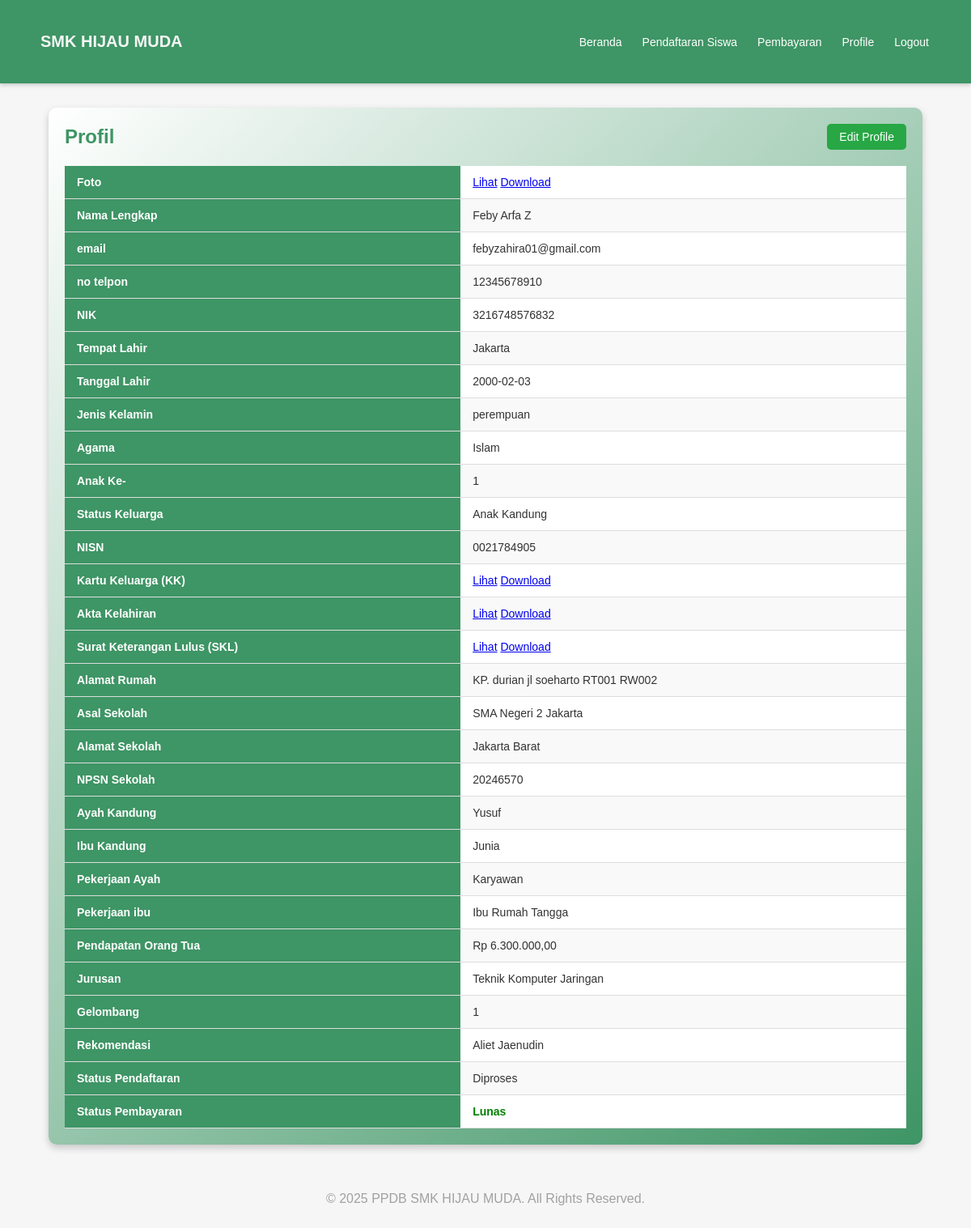
/profile_siswa.php (signed in), run on the app's committed database.
### tables this page shows
CREATE TABLE `pendaftar` (
  `user_id` int(11) NOT NULL,
  `gelombang` varchar(255) NOT NULL,
  `rekomendasi` varchar(255) NOT NULL,
  `nama` varchar(100) DEFAULT NULL,
  `tempat_lahir` varchar(100) DEFAULT NULL,
  `tanggal_lahir` date DEFAULT NULL,
  `jenis_kelamin` enum('laki-laki','perempuan') DEFAULT NULL,
  `alamat` text DEFAULT NULL,
  `agama` varchar(50) DEFAULT NULL,
  `anak_ke` int(11) DEFAULT NULL,
  `jumlah_saudara` int(11) DEFAULT NULL,
  `status_keluarga` varchar(50) DEFAULT NULL,
  `asal_sekolah` varchar(100) DEFAULT NULL,
  `npsn` varchar(20) DEFAULT NULL,
  `jurusan` varchar(50) DEFAULT NULL,
  `nisn` varchar(20) DEFAULT NULL,
  `keluhan` text DEFAULT NULL,
  `nama_ayah` varchar(100) DEFAULT NULL,
  `pekerjaan_ayah` varchar(100) DEFAULT NULL,
  `nama_ibu` varchar(100) DEFAULT NULL,
  `pekerjaan_ibu` varchar(100) DEFAULT NULL,
  `alamat_orang_tua` text DEFAULT NULL,
  `gaji_orang_tua` decimal(15,2) DEFAULT NULL,
  `status_pendaftaran` varchar(50) DEFAULT 'Diproses',
  `timestamp` timestamp NOT NULL DEFAULT current_timestamp(),
  `nik` varchar(50) DEFAULT NULL,
  `status_pembayaran` enum('Telah Bayar','proses Pengembalian') NOT NULL DEFAULT 'Telah Bayar',
  `foto` varchar(255) DEFAULT NULL,
  `kk` varchar(255) DEFAULT NULL,
  `akta` varchar(255) DEFAULT NULL,
  `skl` varchar(255) DEFAULT NULL,
  `Alamat_Sekolah` varchar(255) NOT NULL,
  `email` varchar(255) NOT NULL,
  `telp` varchar(15) NOT NULL,
  `admin_id` int(11) DEFAULT NULL
);

### profile_siswa.php (the view, shortened to what this page needs)
<?php
include 'includes/db.php';
$user_id = $_SESSION['user_id'];
$sql = "SELECT p.*,
               COALESCE(ps.status_pembayaran, 'Belum Bayar') AS status_pembayaran
        FROM pendaftar p
        LEFT JOIN pembayaran_siswa ps ON p.user_id = ps.user_id
        WHERE p.user_id = '$user_id'
        ORDER BY ps.tanggal_bayar DESC
        LIMIT 1";
$result = $conn->query($sql);
if ($result && $result->num_rows > 0) {
    $siswa = $result->fetch_assoc();
}
?>
<!DOCTYPE html>
<html lang="en">
<head>
    <link rel="stylesheet" href="css/profile_siswa.css">
</head>
<body>
    <nav class="navbar">
    <div class="logo">
        <h1>SMK HIJAU MUDA</h1>
    </div>
    <ul class="nav-menu">
        <li><a href="siswa_dashboard.php">Beranda</a></li>
        <li><a href="pendaftaran_siswa.php">Pendaftaran Siswa</a></li>
        <li><a href="pembayaran_siswa.php">Pembayaran</a></li>
        <li><a href="profile_siswa.php">Profile</a></li>
        <li><a href="logout.php">Logout</a></li>
    </ul>
</nav>
    <div class="profile-container">
        <div class="head" style="display: flex;">
            <h2 class="profil">Profil</h2>
            <a href="edit_profil.php" class="btn-edit">Edit Profile</a>
        </div>
        <table>
        <tr>
            <th>Foto</th>
            <td>
            <?php if (!empty($siswa['foto'])) { ?>
                <a href="uploads/<?= htmlspecialchars($siswa['foto']); ?>" target="_blank" class="btn-view">Lihat</a>
                <a href="uploads/<?= htmlspecialchars($siswa['foto']); ?>" download class="btn-download">Download</a>
            <?php } ?>
             </td>
            </tr>
            <tr>
                <th>Nama Lengkap</th>
                <td><?php echo htmlspecialchars($siswa['nama']); ?></td>
            </tr>
            <tr>
                <th>email</th>
                <td><?php echo htmlspecialchars($siswa['email']); ?></td>
            </tr>
            <tr>
                <th>no telpon</th>
                <td><?php echo htmlspecialchars($siswa['telp']); ?></td>
            </tr>
            <tr>
                <th>NIK</th>
                <td><?php echo htmlspecialchars($siswa['nik']); ?></td>
            </tr>
            <tr>
                <th>Tempat Lahir</th>
                <td><?php echo htmlspecialchars($siswa['tempat_lahir']); ?></td>
            </tr>
            <tr>
                <th>Tanggal Lahir</th>
                <td><?php echo htmlspecialchars($siswa['tanggal_lahir']); ?></td>
            </tr>
            <tr>
                <th>Jenis Kelamin</th>
                <td><?php echo htmlspecialchars($siswa['jenis_kelamin']); ?></td>
            </tr>
            <tr>
                <th>Agama</th>
                <td><?php echo htmlspecialchars($siswa['agama']); ?></td>
            </tr>
            <tr>
                <th>Anak Ke-</th>
                <td><?php echo htmlspecialchars($siswa['anak_ke']); ?></td>
            </tr>
            <tr>
                <th>Status Keluarga</th>
                <td><?php echo htmlspecialchars($siswa['status_keluarga']); ?></td>
            </tr>
            <tr>
                <th>NISN</th>
                <td><?php echo htmlspecialchars($siswa['nisn']); ?></td>
            </tr>
            <tr>
                <th>Kartu Keluarga (KK)</th>
                <td>
                    <?php if (!empty($siswa['kk'])) { ?>
                        <a href="uploads/<?= htmlspecialchars($siswa['kk']); ?>" target="_blank" class="btn-view">Lihat</a>
                        <a href="uploads/<?= htmlspecialchars($siswa['kk']); ?>" download class="btn-download">Download</a>
                    <?php } ?>
             </td>
            </tr>
            <tr>
                <th>Akta Kelahiran</th>
                <td>
                    <?php if (!empty($siswa['akta'])) { ?>
                         <a href="uploads/<?= htmlspecialchars($siswa['akta']); ?>" target="_blank" class="btn-view">Lihat</a>
                         <a href="uploads/<?= htmlspecialchars($siswa['akta']); ?>" download class="btn-download">Download</a>
                    <?php } ?>
             </td>
            </tr>
            <tr>
                <th>Surat Keterangan Lulus (SKL)</th>
                <td>
                    <?php if (!empty($siswa['skl'])) { ?>
                         <a href="uploads/<?= htmlspecialchars($siswa['skl']); ?>" target="_blank" class="btn-view">Lihat</a>
                         <a href="uploads/<?= htmlspecialchars($siswa['skl']); ?>" download class="btn-download">Download</a>
                    <?php } ?>
             </td>
            </tr>
            <tr>
                <th>Alamat Rumah</th>
                <td><?php echo htmlspecialchars($siswa['alamat']); ?></td>
            </tr>
            <tr>
                <th>Asal Sekolah</th>
                <td><?php echo htmlspecialchars($siswa['asal_sekolah']); ?></td>
            </tr>
            <tr>
                <th>Alamat Sekolah</th>
                <td><?php echo htmlspecialchars($siswa['Alamat_Sekolah']); ?></td>
            </tr>
            <tr>
                <th>NPSN Sekolah</th>
                <td><?php echo htmlspecialchars($siswa['npsn']); ?></td>
            </tr>
            <tr>
                <th>Ayah Kandung</th>
                <td><?php echo htmlspecialchars($siswa['nama_ayah']); ?></td>
            </tr>
            <tr>
                <th>Ibu Kandung</th>
                <td><?php echo htmlspecialchars($siswa['nama_ibu']); ?></td>
            </tr>
            <tr>
                <th>Pekerjaan Ayah</th>
                <td><?php echo htmlspecialchars($siswa['pekerjaan_ayah']); ?></td>
            </tr>
            <tr>
                <th>Pekerjaan ibu</th>
                <td><?php echo htmlspecialchars($siswa['pekerjaan_ibu']); ?></td>
            </tr>
            <tr>
                <th>Pendapatan Orang Tua</th>
                <td><?php
                    if ($siswa['gaji_orang_tua'] !== NULL && $siswa['gaji_orang_tua'] > 0) {
                        echo "Rp " . number_format($siswa['gaji_orang_tua'], 2, ',', '.');
                    } else {
                        echo "Belum diisi";
                    }
                    ?>
                </td>
            </tr>
            <tr>
                <th>Jurusan</th>
                <td><?php echo htmlspecialchars($siswa['jurusan']); ?></td>
            </tr>
            <tr>
                <th>Gelombang</th>
                <td><?php echo htmlspecialchars($siswa['gelombang']); ?></td>
            </tr>
            <tr>
                <th>Rekomendasi</th>
                <td><?php echo htmlspecialchars($siswa['rekomendasi']); ?></td>
            </tr>
            <tr>
                <th>Status Pendaftaran</th>
                <td><?php echo htmlspecialchars($siswa['status_pendaftaran']); ?></td>
            </tr>
            <tr>
                <th>Status Pembayaran</th>
                <td style="color: green; font-weight: bold;">
                    <?php echo htmlspecialchars($siswa['status_pembayaran']); ?>
                </td>
            </tr>
        </table>
    </div>
    <br>
    <footer>
        <p>&copy; 2025 PPDB SMK HIJAU MUDA. All Rights Reserved.</p>
    </footer>
    <br><br>
</body>
</html>

### css/profile_siswa.css (style rules this page uses)
* { margin: 0; padding: 0; box-sizing: border-box; }
body { font-family: 'Arial', sans-serif; background: #f6f6f6; min-height: 100vh; display: flex; flex-direction: column; }
.navbar { display: flex; justify-content: space-between; align-items: center; padding: 10px 20px; box-shadow: 0 2px 5px rgba(0, 0, 0, 0.2); background-color: #3e9565; }
.logo h1 { font-size: 20px; margin: 30px; color: #f7f7f7; }
.nav-menu { list-style: none; display: flex; gap: 1px; margin-right: 20px; }
.nav-menu li { position: relative; }
.nav-menu a { color: #fff; text-decoration: none; font-size: 14px; padding: 8px 12px; border-radius: 5px; transition: background 0.3s; }
.profile-container { width: 90%; margin: 30px auto; padding: 20px; background: linear-gradient(135deg, #ffffff, #3e9565); border-radius: 10px; box-shadow: 0 4px 10px rgba(0, 0, 0, 0.2); font-family: 'Arial', sans-serif; animation: fade-in 1s ease; }
.profile-container .head { display: flex; justify-content: space-between; align-items: center; margin-bottom: 20px; }
.profile-container .head h2 { font-size: 24px; color: #3e9565; font-weight: bold; margin: 0; }
.profile-container .btn-edit { text-decoration: none; padding: 8px 15px; font-size: 14px; color: white; background-color: #28a745; border-radius: 5px; transition: background-color 0.3s ease, transform 0.3s ease; }
table { width: 100%; border-collapse: collapse; margin-top: 20px; animation: slide-up 1.2s ease; }
table th, table td { padding: 12px 15px; text-align: left; font-size: 14px; border-bottom: 1px solid #ddd; transition: background-color 0.3s ease, color 0.3s ease; }
table th { background-color: #3e9565; color: white; font-weight: bold; }
table tr:nth-child(even) { background-color: #f9f9f9; }
table tr:nth-child(odd) { background-color: #ffffff; }
table td { color: #333; }
footer { padding: 10px 0; color: rgb(163, 160, 160); text-align: center; position: relative; bottom: 0; left: 0; }

### data on the page
pendaftar: nama "Feby Arfa Z", email "febyzahira01@gmail.com", telp "12345678910", nik "3216748576832", tempat_lahir "Jakarta", tanggal_lahir "2000-02-03", jenis_kelamin "perempuan", agama "Islam", anak_ke "1", status_keluarga "Anak Kandung", nisn "0021784905", alamat "KP. durian jl soeharto RT001 RW002", asal_sekolah "SMA Negeri 2 Jakarta", Alamat_Sekolah "Jakarta Barat", npsn "20246570", nama_ayah "Yusuf", nama_ibu "Junia", pekerjaan_ayah "Karyawan", pekerjaan_ibu "Ibu Rumah Tangga", gaji_orang_tua "6.300.000,00", jurusan "Teknik Komputer Jaringan", gelombang "1", rekomendasi "Aliet Jaenudin", status_pendaftaran "Diproses"

### other printed values
$siswa['status_pembayaran'] "Lunas"
